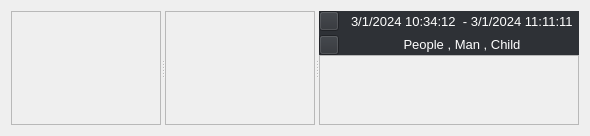
         <widget class="QWidget" name="page_time_range">
          <layout class="QGridLayout" name="gridLayout_61">
           <item row="0" column="0">
            <widget class="QSplitter" name="splitter_time">
             <property name="orientation">
              <enum>Qt::Horizontal</enum>
             </property>
             <widget class="QScrollArea" name="scrollArea_13">
              <property name="sizePolicy">
               <sizepolicy hsizetype="Preferred" vsizetype="Preferred">
                <horstretch>0</horstretch>
                <verstretch>0</verstretch>
               </sizepolicy>
              </property>
              <property name="minimumSize">
               <size>
                <width>150</width>
                <height>50</height>
               </size>
              </property>
              <property name="widgetResizable">
               <bool>true</bool>
              </property>
              <widget class="QWidget" name="scrollAreaWidgetContents_16">
               <property name="geometry">
                <rect>
                 <x>0</x>
                 <y>0</y>
                 <width>148</width>
                 <height>763</height>
                </rect>
               </property>
              </widget>
             </widget>
             <widget class="QScrollArea" name="scrollArea_14">
              <property name="sizePolicy">
               <sizepolicy hsizetype="Preferred" vsizetype="Preferred">
                <horstretch>0</horstretch>
                <verstretch>0</verstretch>
               </sizepolicy>
              </property>
              <property name="minimumSize">
               <size>
                <width>150</width>
                <height>50</height>
               </size>
              </property>
              <property name="maximumSize">
               <size>
                <width>16777215</width>
                <height>16777215</height>
               </size>
              </property>
              <property name="widgetResizable">
               <bool>true</bool>
              </property>
              <widget class="QWidget" name="scrollAreaWidgetContents_17">
               <property name="geometry">
                <rect>
                 <x>0</x>
                 <y>0</y>
                 <width>148</width>
                 <height>763</height>
                </rect>
               </property>
              </widget>
             </widget>
             <widget class="QWidget" name="layoutWidget">
              <layout class="QGridLayout" name="page_main_widget">
               <property name="spacing">
                <number>0</number>
               </property>
               <item row="0" column="0">
                <widget class="QWidget" name="time_range_search_widget_3" native="true">
                 <property name="maximumSize">
                  <size>
                   <width>16777215</width>
                   <height>50</height>
                  </size>
                 </property>
                 <property name="styleSheet">
                  <string notr="true">background-color: rgb(46, 49, 54);</string>
                 </property>
                 <layout class="QGridLayout" name="gridLayout_57">
                  <property name="leftMargin">
                   <number>0</number>
                  </property>
                  <property name="topMargin">
                   <number>0</number>
                  </property>
                  <property name="rightMargin">
                   <number>0</number>
                  </property>
                  <property name="bottomMargin">
                   <number>0</number>
                  </property>
                  <property name="horizontalSpacing">
                   <number>6</number>
                  </property>
                  <property name="verticalSpacing">
                   <number>4</number>
                  </property>
                  <item row="0" column="1">
                   <spacer name="time_range_horizontalSpacer">
                    <property name="orientation">
                     <enum>Qt::Horizontal</enum>
                    </property>
                    <property name="sizeHint" stdset="0">
                     <size>
                      <width>40</width>
                      <height>20</height>
                     </size>
                    </property>
                   </spacer>
                  </item>
                  <item row="0" column="3">
                   <spacer name="time_range_horizontalSpacer_2">
                    <property name="orientation">
                     <enum>Qt::Horizontal</enum>
                    </property>
                    <property name="sizeType">
                     <enum>QSizePolicy::Preferred</enum>
                    </property>
                    <property name="sizeHint" stdset="0">
                     <size>
                      <width>10</width>
                      <height>10</height>
                     </size>
                    </property>
                   </spacer>
                  </item>
                  <item row="1" column="0">
                   <widget class="QPushButton" name="time_range_Button">
                    <property name="minimumSize">
                     <size>
                      <width>20</width>
                      <height>20</height>
                     </size>
                    </property>
                    <property name="maximumSize">
                     <size>
                      <width>20</width>
                      <height>20</height>
                     </size>
                    </property>
                    <property name="text">
                     <string/>
                    </property>
                    <property name="icon">
                     <iconset>
                      <normaloff>:/icon/icon/arrow-96-48.ico</normaloff>
                      <normalon>:/icon/icon/arrow-31-48.ico</normalon>:/icon/icon/arrow-96-48.ico</iconset>
                    </property>
                    <property name="iconSize">
                     <size>
                      <width>15</width>
                      <height>15</height>
                     </size>
                    </property>
                    <property name="checkable">
                     <bool>true</bool>
                    </property>
                   </widget>
                  </item>
                  <item row="1" column="1" colspan="3">
                   <widget class="QLabel" name="time_range_text_fitter_label">
                    <property name="font">
                     <font>
                      <family>Arial</family>
                      <pointsize>10</pointsize>
                     </font>
                    </property>
                    <property name="styleSheet">
                     <string notr="true">color: rgb(255, 255, 255);</string>
                    </property>
                    <property name="text">
                     <string>&lt;html&gt;&lt;head/&gt;&lt;body&gt;&lt;p align=&quot;center&quot;&gt; People , Man , Child&lt;/p&gt;&lt;/body&gt;&lt;/html&gt;</string>
                    </property>
                   </widget>
                  </item>
                  <item row="0" column="0">
                   <widget class="QPushButton" name="time_range__Button_fitter">
                    <property name="minimumSize">
                     <size>
                      <width>20</width>
                      <height>20</height>
                     </size>
                    </property>
                    <property name="maximumSize">
                     <size>
                      <width>20</width>
                      <height>20</height>
                     </size>
                    </property>
                    <property name="text">
                     <string/>
                    </property>
                    <property name="icon">
                     <iconset>
                      <normaloff>:/icon/icon/arrow-96-48.ico</normaloff>
                      <normalon>:/icon/icon/arrow-31-48.ico</normalon>:/icon/icon/arrow-96-48.ico</iconset>
                    </property>
                    <property name="iconSize">
                     <size>
                      <width>15</width>
                      <height>15</height>
                     </size>
                    </property>
                    <property name="checkable">
                     <bool>true</bool>
                    </property>
                   </widget>
                  </item>
                  <item row="0" column="2">
                   <widget class="QLabel" name="time_range__time_label">
                    <property name="maximumSize">
                     <size>
                      <width>16777215</width>
                      <height>50</height>
                     </size>
                    </property>
                    <property name="font">
                     <font>
                      <family>Arial</family>
                      <pointsize>10</pointsize>
                     </font>
                    </property>
                    <property name="styleSheet">
                     <string notr="true">color: rgb(255, 255, 255);</string>
                    </property>
                    <property name="text">
                     <string>3/1/2024 10:34:12  - 3/1/2024 11:11:11</string>
                    </property>
                   </widget>
                  </item>
                 </layout>
                </widget>
               </item>
               <item row="1" column="0">
                <widget class="QScrollArea" name="scrollArea_15">
                 <property name="maximumSize">
                  <size>
                   <width>16777215</width>
                   <height>16777215</height>
                  </size>
                 </property>
                 <property name="widgetResizable">
                  <bool>true</bool>
                 </property>
                 <widget class="QWidget" name="scrollAreaWidgetContents_18">
                  <property name="geometry">
                   <rect>
                    <x>0</x>
                    <y>0</y>
                    <width>603</width>
                    <height>717</height>
                   </rect>
                  </property>
                 </widget>
                </widget>
               </item>
              </layout>
             </widget>
            </widget>
           </item>
          </layout>
         </widget>
